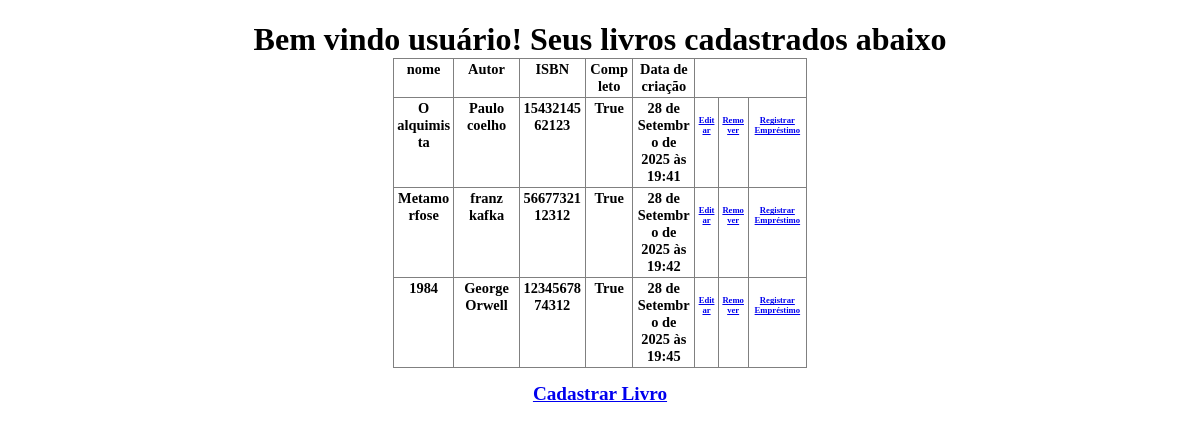
The page / on the database its author committed.
### livros/models.py (models this page shows, shortened)
class CadastroLivroModel(models.Model):
    nome = models.CharField(max_length=50)
    autor = models.CharField(max_length=50)
    isbn = models.TextField(null=True, blank=True)
    completo = models.BooleanField(default=False)
    data_criacao = models.DateTimeField(auto_now_add=True)
    emprestado = models.BooleanField(default=False)
    data_devolucao = models.DateField(null=True, blank=True)

### livros/views.py (the view)
# urls.py: 2. Add a URL to urlpatterns:  path('', views.home, name='home')
def home(request):
    user = {
        "user":"usuário"
    }
    user['registros'] = CadastroLivroModel.objects.all()    #"Encapsulando a key dentro do dicionário user"
    return render(request, "livros/inicial.html", user)

### livros/templates/livros/inicial.html (shortened to what this page needs)
<!DOCTYPE html>
<html lang="en">
<head>
</head>
<body>
    <h1>Bem vindo {{user}}! Seus livros cadastrados abaixo</hi>
    <table border="1" width="">
        <thead>
            <th>nome</th>
            <th>Autor</th>
            <th>ISBN</th>
            <th>Completo</th>
            <th>Data de criação</th>
        </thead>
        <tbody>
            {% for livro in registros %}
                <tr>
                    <td>{{livro.nome}}</td>
                    <td>{{livro.autor}}</td>
                    <td>{{livro.isbn}}</td>
                    <td>{{livro.completo}}</td>
                    <td>{{livro.data_criacao}}</TD>
                    <td><a href="{% url 'livros:editar' livro.id %}">Editar</a></td>
                    <td><a href= "{% url 'livros:remover' livro.id %}" >Remover</a></td>
                    <td><a href= "{% url 'livros:registrar_livro' livro.id %}" >Registrar Empréstimo</a></td>
                </tr>
            {% endfor %}
        </tbody>
    </table>
    <a href ="{% url 'livros:cadastrar' %}">Cadastrar Livro</a>
</body>
</html>

### livros/templates/livros/inicial.html (style rules this page uses)
table { width: 35%; margin-left: auto; margin-right: auto; border-collapse: collapse; }
th, td { font-size: 0.45em; padding: 2px 3px; word-break: break-word; vertical-align:top }
td:nth-child(5) { width: 15%; }
h1 { text-align: center; }
a { font-size: 0.6em; display: block; text-align: center; margin-top: 15px; }

### rows shown on the page
CadastroLivroModel: nome "O alquimista", autor "Paulo coelho", isbn "1543214562123", completo "True", data_criacao "28 de Setembro de 2025 às 19:41"
CadastroLivroModel: nome "Metamorfose", autor "franz kafka", isbn "5667732112312", completo "True", data_criacao "28 de Setembro de 2025 às 19:42"
CadastroLivroModel: nome "1984", autor "George Orwell", isbn "1234567874312", completo "True", data_criacao "28 de Setembro de 2025 às 19:45"

### other values the page prints
{{ user }} "usuário"
